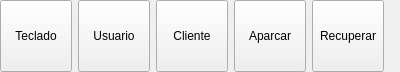
<?xml version="1.0" encoding="UTF-8"?>
<ui version="4.0">
 <class>AbrevsBase</class>
 <widget class="QWidget" name="AbrevsBase">
  <property name="geometry">
   <rect>
    <x>0</x>
    <y>0</y>
    <width>400</width>
    <height>72</height>
   </rect>
  </property>
  <property name="windowTitle">
   <string>Form</string>
  </property>
  <layout class="QHBoxLayout" name="horizontalLayout">
   <property name="margin">
    <number>0</number>
   </property>
   <item>
    <widget class="QToolButton" name="mui_teclado">
     <property name="minimumSize">
      <size>
       <width>72</width>
       <height>72</height>
      </size>
     </property>
     <property name="maximumSize">
      <size>
       <width>200</width>
       <height>72</height>
      </size>
     </property>
     <property name="text">
      <string>Teclado</string>
     </property>
     <property name="icon">
      <iconset resource="../../../bulmages.qrc">
       <normaloff>:/Images/company.png</normaloff>:/Images/company.png</iconset>
     </property>
     <property name="iconSize">
      <size>
       <width>32</width>
       <height>32</height>
      </size>
     </property>
     <property name="toolButtonStyle">
      <enum>Qt::ToolButtonTextUnderIcon</enum>
     </property>
    </widget>
   </item>
   <item>
    <widget class="QToolButton" name="mui_usuario">
     <property name="minimumSize">
      <size>
       <width>72</width>
       <height>72</height>
      </size>
     </property>
     <property name="maximumSize">
      <size>
       <width>200</width>
       <height>72</height>
      </size>
     </property>
     <property name="text">
      <string>Usuario</string>
     </property>
     <property name="icon">
      <iconset resource="../../../bulmages.qrc">
       <normaloff>:/Images/employee-list.png</normaloff>:/Images/employee-list.png</iconset>
     </property>
     <property name="iconSize">
      <size>
       <width>32</width>
       <height>32</height>
      </size>
     </property>
     <property name="toolButtonStyle">
      <enum>Qt::ToolButtonTextUnderIcon</enum>
     </property>
    </widget>
   </item>
   <item>
    <widget class="QToolButton" name="mui_cliente">
     <property name="minimumSize">
      <size>
       <width>72</width>
       <height>72</height>
      </size>
     </property>
     <property name="maximumSize">
      <size>
       <width>200</width>
       <height>72</height>
      </size>
     </property>
     <property name="text">
      <string>Cliente</string>
     </property>
     <property name="icon">
      <iconset resource="../../../bulmages.qrc">
       <normaloff>:/Images/client.png</normaloff>:/Images/client.png</iconset>
     </property>
     <property name="iconSize">
      <size>
       <width>32</width>
       <height>32</height>
      </size>
     </property>
     <property name="toolButtonStyle">
      <enum>Qt::ToolButtonTextUnderIcon</enum>
     </property>
    </widget>
   </item>
   <item>
    <widget class="QToolButton" name="mui_aparcar">
     <property name="minimumSize">
      <size>
       <width>72</width>
       <height>72</height>
      </size>
     </property>
     <property name="maximumSize">
      <size>
       <width>200</width>
       <height>72</height>
      </size>
     </property>
     <property name="text">
      <string>Aparcar</string>
     </property>
     <property name="icon">
      <iconset resource="../../../bulmages.qrc">
       <normaloff>:/Genericos48x48/images/oxygen/actions/48x48/ticket_parking_in.png</normaloff>:/Genericos48x48/images/oxygen/actions/48x48/ticket_parking_in.png</iconset>
     </property>
     <property name="iconSize">
      <size>
       <width>32</width>
       <height>32</height>
      </size>
     </property>
     <property name="toolButtonStyle">
      <enum>Qt::ToolButtonTextUnderIcon</enum>
     </property>
    </widget>
   </item>
   <item>
    <widget class="QToolButton" name="mui_recuperar">
     <property name="minimumSize">
      <size>
       <width>72</width>
       <height>72</height>
      </size>
     </property>
     <property name="maximumSize">
      <size>
       <width>200</width>
       <height>72</height>
      </size>
     </property>
     <property name="text">
      <string>Recuperar</string>
     </property>
     <property name="icon">
      <iconset resource="../../../bulmages.qrc">
       <normaloff>:/Genericos48x48/images/oxygen/actions/48x48/ticket_parking_out.png</normaloff>:/Genericos48x48/images/oxygen/actions/48x48/ticket_parking_out.png</iconset>
     </property>
     <property name="iconSize">
      <size>
       <width>32</width>
       <height>32</height>
      </size>
     </property>
     <property name="toolButtonStyle">
      <enum>Qt::ToolButtonTextUnderIcon</enum>
     </property>
    </widget>
   </item>
   <item>
    <widget class="QFrame" name="mui_frameabrevs">
     <property name="frameShape">
      <enum>QFrame::NoFrame</enum>
     </property>
     <property name="frameShadow">
      <enum>QFrame::Plain</enum>
     </property>
    </widget>
   </item>
  </layout>
 </widget>
 <resources>
  <include location="../../../bulmages.qrc"/>
 </resources>
 <connections/>
</ui>
